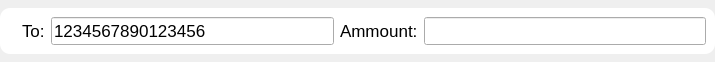
<?xml version="1.0" encoding="UTF-8"?>
<ui version="4.0">
 <class>TransferToCard</class>
 <widget class="QWidget" name="TransferToCard">
  <property name="geometry">
   <rect>
    <x>0</x>
    <y>0</y>
    <width>715</width>
    <height>62</height>
   </rect>
  </property>
  <property name="sizePolicy">
   <sizepolicy hsizetype="Preferred" vsizetype="Fixed">
    <horstretch>0</horstretch>
    <verstretch>0</verstretch>
   </sizepolicy>
  </property>
  <property name="windowTitle">
   <string>Form</string>
  </property>
  <layout class="QHBoxLayout" name="horizontalLayout_2">
   <property name="spacing">
    <number>0</number>
   </property>
   <property name="leftMargin">
    <number>0</number>
   </property>
   <property name="topMargin">
    <number>0</number>
   </property>
   <property name="rightMargin">
    <number>0</number>
   </property>
   <property name="bottomMargin">
    <number>0</number>
   </property>
   <item>
    <widget class="QWidget" name="widget" native="true">
     <property name="sizePolicy">
      <sizepolicy hsizetype="Preferred" vsizetype="Fixed">
       <horstretch>0</horstretch>
       <verstretch>0</verstretch>
      </sizepolicy>
     </property>
     <property name="styleSheet">
      <string notr="true">.QWidget {
	background-color: white;
	border-radius: 10;
}</string>
     </property>
     <layout class="QHBoxLayout" name="horizontalLayout">
      <item>
       <widget class="QLabel" name="fromImage">
        <property name="sizePolicy">
         <sizepolicy hsizetype="Maximum" vsizetype="Maximum">
          <horstretch>0</horstretch>
          <verstretch>0</verstretch>
         </sizepolicy>
        </property>
        <property name="minimumSize">
         <size>
          <width>0</width>
          <height>0</height>
         </size>
        </property>
        <property name="maximumSize">
         <size>
          <width>40</width>
          <height>40</height>
         </size>
        </property>
        <property name="sizeIncrement">
         <size>
          <width>0</width>
          <height>0</height>
         </size>
        </property>
        <property name="styleSheet">
         <string notr="true">QLabel:hover {
	filter: brightness(50%);
}</string>
        </property>
        <property name="text">
         <string/>
        </property>
        <property name="pixmap">
         <pixmap>assets/images/to.png</pixmap>
        </property>
        <property name="scaledContents">
         <bool>true</bool>
        </property>
       </widget>
      </item>
      <item>
       <widget class="QLabel" name="toLabel">
        <property name="font">
         <font>
          <pointsize>13</pointsize>
         </font>
        </property>
        <property name="text">
         <string>To:</string>
        </property>
       </widget>
      </item>
      <item>
       <widget class="QLineEdit" name="toLineEdit">
        <property name="minimumSize">
         <size>
          <width>155</width>
          <height>0</height>
         </size>
        </property>
        <property name="font">
         <font>
          <pointsize>13</pointsize>
         </font>
        </property>
        <property name="text">
         <string>1234567890123456</string>
        </property>
        <property name="maxLength">
         <number>16</number>
        </property>
        <property name="readOnly">
         <bool>true</bool>
        </property>
       </widget>
      </item>
      <item>
       <widget class="QLabel" name="ammountLabel">
        <property name="font">
         <font>
          <pointsize>13</pointsize>
         </font>
        </property>
        <property name="text">
         <string>Ammount:</string>
        </property>
       </widget>
      </item>
      <item>
       <widget class="QLineEdit" name="ammountLineEdit">
        <property name="minimumSize">
         <size>
          <width>100</width>
          <height>0</height>
         </size>
        </property>
        <property name="font">
         <font>
          <pointsize>13</pointsize>
         </font>
        </property>
        <property name="maxLength">
         <number>16</number>
        </property>
        <property name="readOnly">
         <bool>true</bool>
        </property>
       </widget>
      </item>
     </layout>
    </widget>
   </item>
  </layout>
 </widget>
 <resources/>
 <connections/>
</ui>
